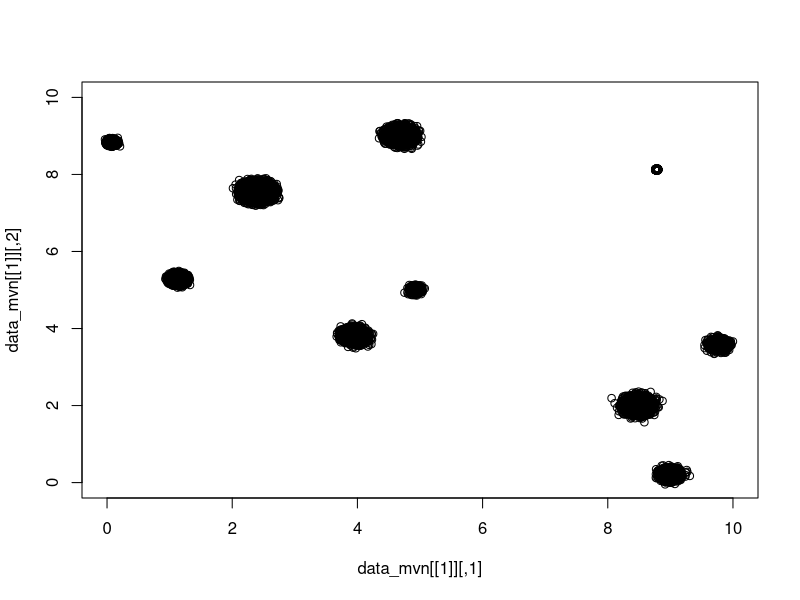

Write the R code that produced this figure.
#gaussian mixture model
#generate data

library(MASS)

# L is the number of components
# D is the dimensionality of the gaussians
# N is the number of observations

generate_data = function(L=10, D=2, N=50000){
  probs = runif(L,0,1)
  probs = probs/sum(probs) #standardize
  
  n = ceiling(N*probs) # number of observations for each gaussian
  print(n)
  
  sigma2 = numeric(L)
  mean = matrix(NA, ncol = D, nrow = L)
  
  for(i in 1:L){
    sigma2[i] = runif(1,0,0.01)
    mean[i,] = runif(D,0,10)
  }
  
  #generate first gaussian outside of the loop
  mvn_data = mvrnorm(n[1], mean[1,], diag(sigma2[1], D))

  for(i in 2:L){
    mvn_data = rbind(mvn_data, mvrnorm(n[i], mean[i,], diag(sigma2[i], D)))
  }
  
  res = list(mvn_data = mvn_data, mean = mean, sigma2 = sigma2, n = n)
  return(res)
}


set.seed(9)
L=10
D=2
N=50000
data_mvn = generate_data(L, D, N)
plot(data_mvn[[1]], ylim=c(0,L), xlim=c(0,L))
